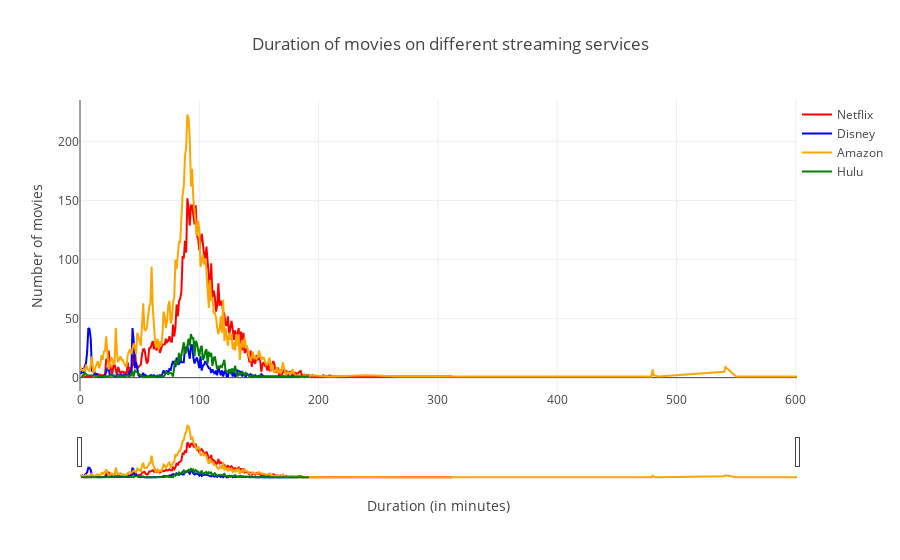

Notebook source saved alongside this figure:
### Markdown cell above
# 3. Visualisations

### Code cell
# Calculate the count of movies for each duration on Netflix and add it as a new column 'netflix_count'.
netflix_movies.loc[:, 'netflix_count'] = netflix_movies[netflix_movies['type'] == 'Movie'].groupby('duration')['type'].transform('size')

# Convert the 'duration' column to numeric values (in minutes) if it's not already in string format.
netflix_movies['duration'] = netflix_movies['duration'].astype(str).str.extract('(\d+)').astype(float)

# Sort the Netflix movie DataFrame by duration.
netflix_movies = netflix_movies.sort_values(by='duration')

# Calculate the count of movies for each duration on Disney+ and add it as a new column 'disney_count'.
disney_movies.loc[:, 'disney_count'] = disney_movies[disney_movies['type'] == 'Movie'].groupby('duration')['type'].transform('size')

# Convert the 'duration' column to numeric values (in minutes) if it's not already in string format.
disney_movies['duration'] = disney_movies['duration'].astype(str).str.extract('(\d+)').astype(float)

# Sort the Disney+ movie DataFrame by duration.
disney_movies = disney_movies.sort_values(by='duration')

# Calculate the count of movies for each duration on Amazon Prime Video and add it as a new column 'amazon_count'.
amazon_movies.loc[:, 'amazon_count'] = amazon_movies[amazon_movies['type'] == 'Movie'].groupby('duration')['type'].transform('size')

# Convert the 'duration' column to numeric values (in minutes) if it's not already in string format.
amazon_movies['duration'] = amazon_movies['duration'].astype(str).str.extract('(\d+)').astype(float)

# Sort the Amazon Prime Video movie DataFrame by duration.
amazon_movies = amazon_movies.sort_values(by='duration')

# Calculate the count of movies for each duration on Hulu and add it as a new column 'hulu_count'.
hulu_movies.loc[:, 'hulu_count'] = hulu_movies[hulu_movies['type'] == 'Movie'].groupby('duration')['type'].transform('size')

# Convert the 'duration' column to numeric values (in minutes) if it's not already in string format.
hulu_movies['duration'] = hulu_movies['duration'].astype(str).str.extract('(\d+)').astype(float)

# Sort the Hulu movie DataFrame by duration.
hulu_movies = hulu_movies.sort_values(by='duration')

# Create a subplot figure for the line plots.
fig = make_subplots(rows=1, cols=1)

# Add a line plot for Netflix movie counts with the color red.
netflix_trace = go.Scatter(x=netflix_movies['duration'], y=netflix_movies['netflix_count'], name='Netflix', line=dict(color='red'))
fig.add_trace(netflix_trace)

# Add a line plot for Disney+ movie counts with the color blue.
disney_trace = go.Scatter(x=disney_movies['duration'], y=disney_movies['disney_count'], name='Disney', line=dict(color='blue'))
fig.add_trace(disney_trace)

# Add a line plot for Amazon Prime Video movie counts with the color yellow.
amazon_trace = go.Scatter(x=amazon_movies['duration'], y=amazon_movies['amazon_count'], name='Amazon', line=dict(color='orange'))
fig.add_trace(amazon_trace)

# Add a line plot for Hulu movie counts with the color green.
hulu_trace = go.Scatter(x=hulu_movies['duration'], y=hulu_movies['hulu_count'], name='Hulu', line=dict(color='green'))
fig.add_trace(hulu_trace)

# Update the layout of the graph with a title, axis labels, and legend positioning.
fig.update_layout(title='Duration of movies on different streaming services',
                  xaxis_title='Duration (in minutes)',
                  yaxis_title='Number of movies',
                  legend=dict(x=1, y=1, traceorder='normal'))

# Add a range slider to the x-axis for interactive zooming and limit it so it can't go below zero
fig.update_xaxes(rangeslider_visible=True, rangemode='tozero')

# Display the interactive graph.
fig.show()

### Figure 1 — Plotly figure (JSON) as saved in the notebook; plotly's stock layout.template omitted (floating-point values rounded to 4 significant figures; data arrays with more than 128 entries replaced by an {"elided": "..."} marker saying what was removed)
{"data": [{"line": {"color": "red"}, "name": "Netflix", "type": "scatter", "x": {"elided": "6131 int values"}, "y": {"elided": "6131 int values"}}, {"line": {"color": "blue"}, "name": "Disney", "type": "scatter", "x": {"elided": "1052 int values"}, "y": {"elided": "1052 int values"}}, {"line": {"color": "orange"}, "name": "Amazon", "type": "scatter", "x": {"elided": "7814 int values"}, "y": {"elided": "7814 int values"}}, {"line": {"color": "green"}, "name": "Hulu", "type": "scatter", "x": {"elided": "1484 int values"}, "y": {"elided": "1484 int values"}}], "layout": {"legend": {"traceorder": "normal", "x": 1, "y": 1}, "title": {"text": "Duration of movies on different streaming services"}, "xaxis": {"anchor": "y", "domain": [0, 1], "rangemode": "tozero", "rangeslider": {"visible": true}, "title": {"text": "Duration (in minutes)"}}, "yaxis": {"anchor": "x", "domain": [0, 1], "title": {"text": "Number of movies"}}}}
